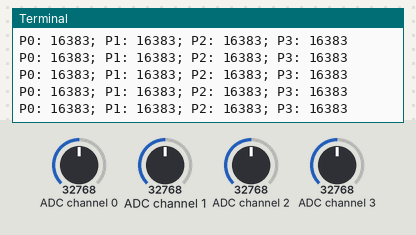
A program run on a simulated Raspberry Pi (BCM pin numbers). Shown: the last lines printed to the terminal. The inputs (shaded band) are chosen by the test bench; at power-on: ADC channel 0 = 32768, ADC channel 1 = 32768, ADC channel 2 = 32768, ADC channel 3 = 32768 (analog values on the 0–65535 scale).

Above: at 1.2 s.
1.3 s: ADC channel 0 set to 45874
At 2.1 s:
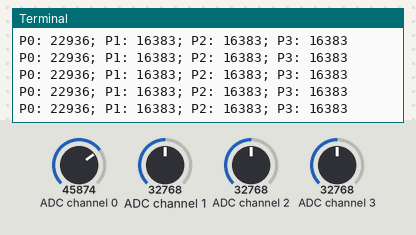
2.8 s: ADC channel 1 set to 45874
At 3.9 s:
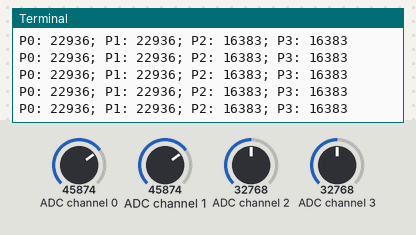
4.3 s: ADC channel 2 set to 45874
At 5.2 s:
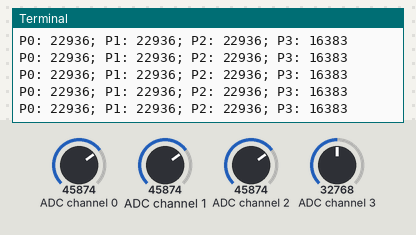
5.8 s: ADC channel 3 set to 45874
At 6.4 s:
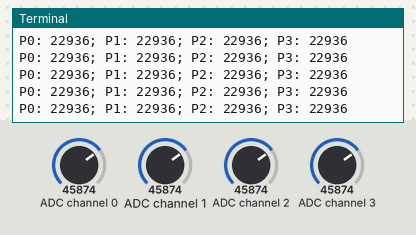
7.3 s: ADC channel 0 set to 63568
At 8.1 s:
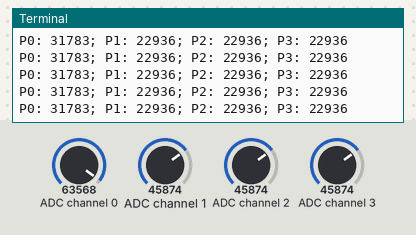
8.8 s: ADC channel 1 set to 63568
At 9.9 s:
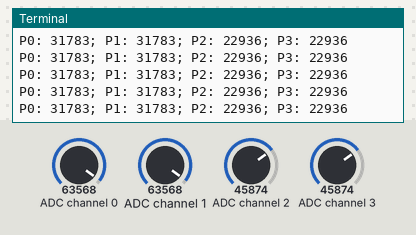
Timing chart, 0 to 11.3 s (numbered marks = the images above; inputs shaded):
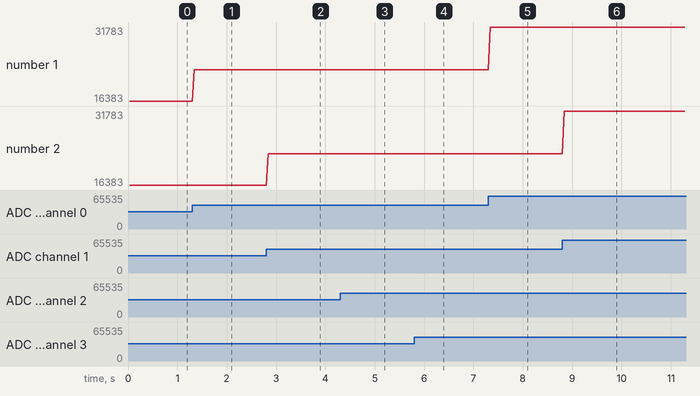

Measured:
- after the input at 1.3 s, the terminal: prints a new line at once (image 1)
- after the input at 2.8 s, the terminal: prints a new line at once (image 2)
- after the input at 4.3 s, the terminal: prints a new line at once (image 3)
- after the input at 5.8 s, the terminal: prints a new line at once (image 4)
- after the input at 7.3 s, the terminal: prints a new line at once (image 5)
- after the input at 8.8 s, the terminal: prints a new line at once (image 6)
- plotted number 1: 16383 → 22936 after the input at 1.3 s, 22936 → 31783 after the input at 7.3 s

The program:

read_adc.py
```python
#!/usr/bin/env python3

import time
import board
import busio
import adafruit_ads1x15.ads1015 as ADS
from adafruit_ads1x15.analog_in import AnalogIn


def init_adc(
    i2c: busio.I2C = busio.I2C(board.SCL, board.SDA),
) -> ADS.ADS1015:

    # Create the ADC object using the I2C bus
    return ADS.ADS1015(i2c)


ads = init_adc()

# Create single-ended input on channel 0
p0 = AnalogIn(ads, ADS.P0)
p1 = AnalogIn(ads, ADS.P1)
p2 = AnalogIn(ads, ADS.P2)
p3 = AnalogIn(ads, ADS.P3)


def main() -> None:

    print("{:>5}\t{:>5}".format("raw", "v"))

    while True:
        # print("{:>5}\t{:>5.3f}".format(x_axis.value, x_axis.voltage))
        # print("{:>5}\t{:>5.3f}".format(y_axis.value, y_axis.voltage))

        print(
            "; ".join(
                [
                    f"P0: {p0.value}",
                    f"P1: {p1.value}",
                    f"P2: {p2.value}",
                    f"P3: {p3.value}",
                ]
            )
        )

        time.sleep(0.005)


if __name__ == "__main__":
    main()
```
